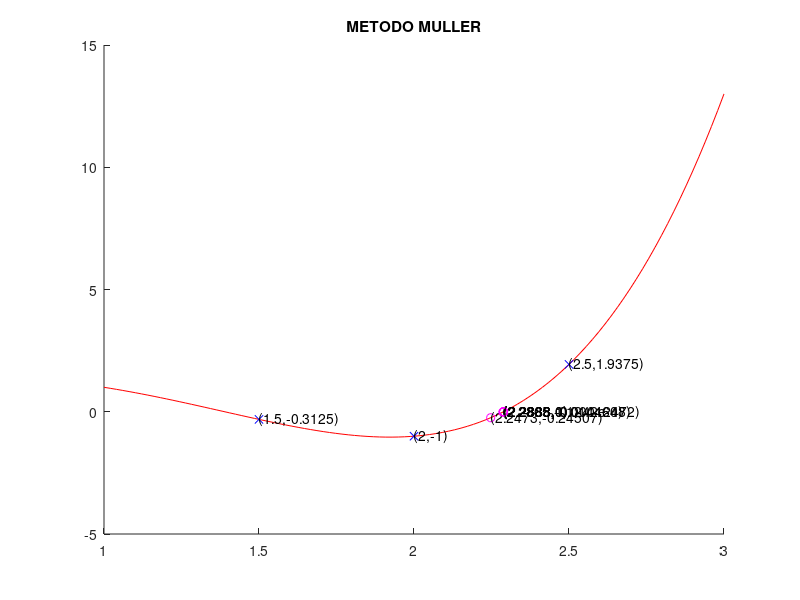

This chart was generated by the following MATLAB code:
%metodo Muller
%ALUMNO: LUNA INFANTES FABRICIO
%aproximaciones
clc;
format long;
p0=1.5;%primera aproximacion
p1=2;%segundaa aproximacion
p2=2.5;%tercera aproximacion
tol=1;%tolerancia
iter=10;%numero maximo de iteraciones
%p=0;%solucion aproximada
function[result]=funcion(x)%funcion que se desea averiguar la aproximacion
 result=x.^4 - 3*x.^3 +x.^2 + x + 1;
 return
endfunction

hold on
c=linspace(1,3);
plot(c,funcion(c),'r-');
plot(p0,funcion(p0),'bx-');% grafica las aprox iniciales
text(p0,funcion(p0),strcat("(",num2str(p0),",",num2str(funcion(p0)),")"));
plot(p1,funcion(p1),'bx-');
text(p1,funcion(p1),strcat("(",num2str(p1),",",num2str(funcion(p1)),")"));
plot(p2,funcion(p2),'bx-');
text(p2,funcion(p2),strcat("(",num2str(p2),",",num2str(funcion(p2)),")"));
title("METODO MULLER");
h1=p1-p0;%se le asigna el valor de la resta de las dos primeras aproximaciones
h2=p2-p1;%se le asigna el valor de la resta de las dos ultimas aproximaciones
delta1=(funcion(p1)-funcion(p0))/h1;
delta2=(funcion(p2)-funcion(p1))/h2;
d=(delta2-delta1)/(h1+h2);
i=3;%contador de iteraciones
while(i<=iter)
  b=delta2+h2*d;
  D=sqrt(b^2-4*funcion(p2)*d);
  if(abs(b-D)<abs(b+D))%si esto ocurre
    E=b+D;%E toma el valor de la suma
  else%de lo contrario
    E=b-D;%E toma el valor de la diferencia
  end
  h=-2*funcion(p2)/E;
  p=p2+h;%la aproximacion toma un nuevo valor
  if(abs(h)<tol)
    disp(p);%imprime las aproximaciones
    plot(p,funcion(p),'mo');%grafica el punto aproximado de color magenta
    text(p,funcion(p),strcat("(",num2str(p),",",num2str(funcion(p)),")"));
    pause(0.8);
  endif
  p0=p1;%la primera aproximacion inicial toma el valor de la segunda
  p1=p2;%la segunda aproximacion inicial toma el valor de la tercera
  p2=p;%la tercera aproximacion inicial toma el valor de la nueva aproximacion
  h1=p1-p0;
  h2=p2-p1;
  delta1=(funcion(p1)-funcion(p0))/h1;
  delta2=(funcion(p2)-funcion(p1))/h2;
  d=(delta2-delta1)/(h1+h2);
  i=i+1;%el contador aumenta
endwhile
fprintf('El metodo se detuvo despues de %d',iter);
fprintf(' iteraciones');
hold off
